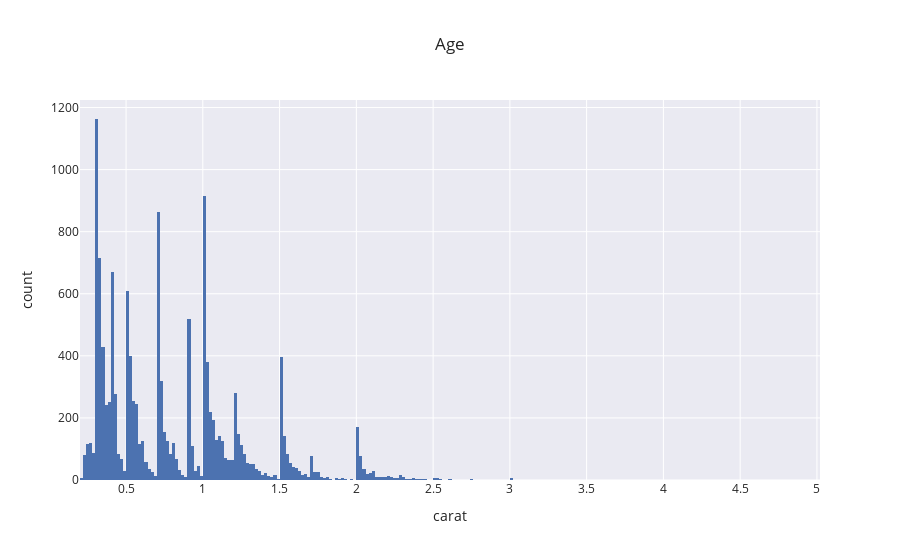

Write notebook code for a chart like this one.
### Code cell
fig=px.histogram(PROBA, x='carat',nbins=400,template='seaborn',title='Age',barmode='group')
fig.show()

### Figure 1 — Plotly figure (JSON) as saved in the notebook; plotly's stock layout.template omitted (floating-point values rounded to 4 significant figures; data arrays with more than 128 entries replaced by an {"elided": "..."} marker saying what was removed)
{"data": [{"alignmentgroup": "True", "bingroup": "x", "hovertemplate": "carat=%{x}<br>count=%{y}<extra></extra>", "legendgroup": "", "marker": {"color": "rgb(76,114,176)"}, "name": "", "nbinsx": 400, "offsetgroup": "", "orientation": "v", "showlegend": false, "type": "histogram", "x": {"elided": "13485 float values"}, "xaxis": "x", "yaxis": "y"}], "layout": {"autosize": true, "barmode": "group", "legend": {"tracegroupgap": 0}, "title": {"text": "Age"}, "xaxis": {"anchor": "y", "autorange": true, "domain": [0, 1], "range": [0.2, 5.02], "title": {"text": "carat"}, "type": "linear"}, "yaxis": {"anchor": "x", "autorange": true, "domain": [0, 1], "range": [0, 1224.0], "title": {"text": "count"}}}}
